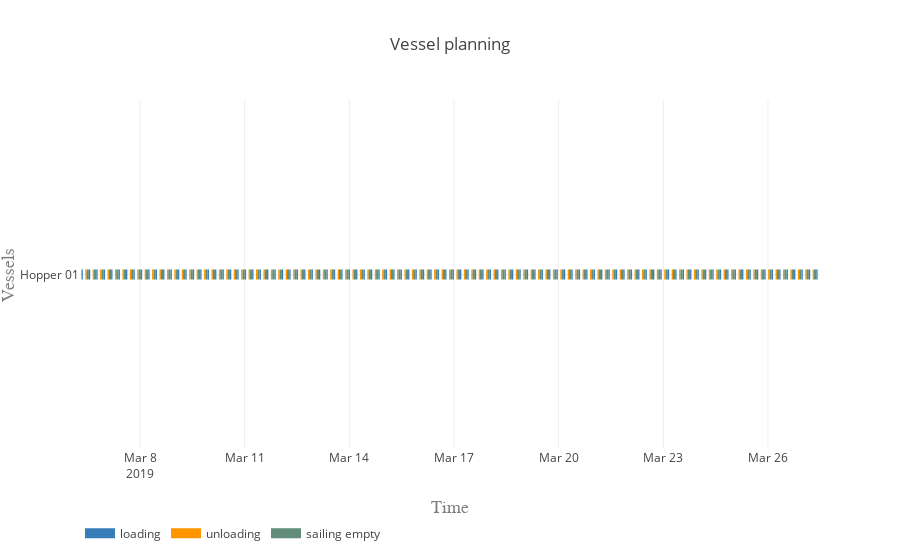

Notebook code for this chart:
### Markdown cell above
#### Vessel planning

### Code cell
vessels = [hopper]

activities = ['loading', 'unloading', 'sailing full', 'sailing empty']
colors = {0:'rgb(55,126,184)', 1:'rgb(255,150,0)', 2:'rgb(98, 192, 122)', 3:'rgb(98, 141, 122)'}

plot.vessel_planning(vessels, activities, colors)

### Figure 1 — Plotly figure (JSON) as saved in the notebook; plotly's stock layout.template omitted (floating-point values rounded to 4 significant figures; data arrays with more than 128 entries replaced by an {"elided": "..."} marker saying what was removed)
{"data": [{"connectgaps": false, "hoverinfo": "y+name", "line": {"color": "rgb(55,126,184)", "width": 10}, "mode": "lines", "name": "loading", "type": "scatter", "uid": "2c01eeb1-6db7-4c34-8355-788695017d82", "x": {"elided": "500 str values"}, "y": {"elided": "500 str values"}}, {"connectgaps": false, "hoverinfo": "y+name", "line": {"color": "rgb(255,150,0)", "width": 10}, "mode": "lines", "name": "unloading", "type": "scatter", "uid": "b58e37b5-8d36-4bb3-a60d-c035365323e2", "x": {"elided": "500 str values"}, "y": {"elided": "500 str values"}}, {"connectgaps": false, "hoverinfo": "y+name", "line": {"color": "rgb(98, 192, 122)", "width": 10}, "mode": "lines", "name": "sailing full", "type": "scatter", "uid": "c140c393-fb92-4e73-807a-9a2eb97c57b7", "x": [], "y": []}, {"connectgaps": false, "hoverinfo": "y+name", "line": {"color": "rgb(98, 141, 122)", "width": 10}, "mode": "lines", "name": "sailing empty", "type": "scatter", "uid": "a3d9e945-adef-4c07-9203-4d72aa403a8c", "x": {"elided": "495 str values"}, "y": {"elided": "495 str values"}}], "layout": {"hovermode": "closest", "legend": {"orientation": "h", "x": 0, "y": -0.2}, "title": "Vessel planning", "xaxis": {"range": ["2019-03-06 06:40:51", "2019-03-27 11:47:34.841877"], "title": "Time", "titlefont": {"color": "#7f7f7f", "family": "Courier New, monospace", "size": 18}}, "yaxis": {"title": "Vessels", "titlefont": {"color": "#7f7f7f", "family": "Courier New, monospace", "size": 18}}}}
